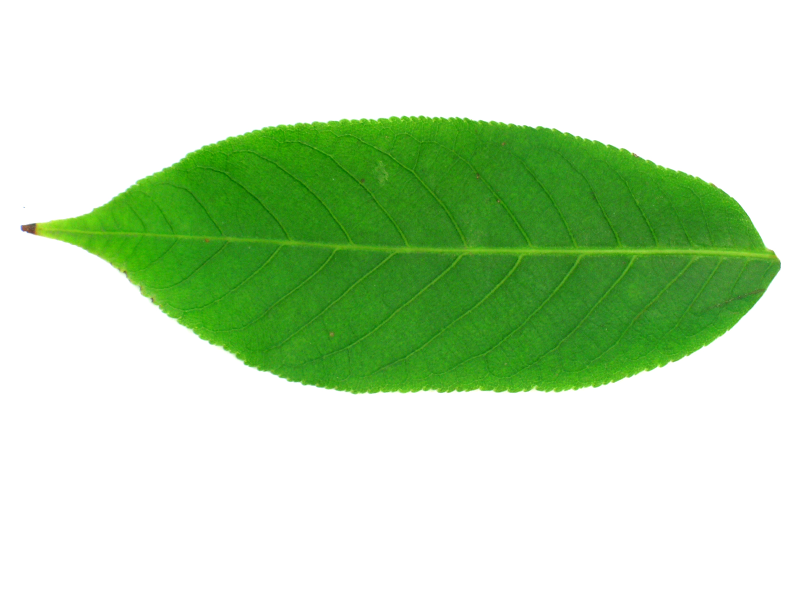
#> input picture leaf_dataset/Acer_palmatum/1061.jpg, 1600 x 1200 px (shown at 1/2 size); its folder holds only this picture in this run
$ python leaf_classification.py
#> lines starting #> are read from the running program, lines starting #| are printed output that depends on the picture
# [114 lines of commented-out code are left out]
import numpy as np
from skimage import io, filters, transform
from skimage.color import rgb2gray, rgba2rgb
import os
from collections import Counter
from sklearn.model_selection import train_test_split
from sklearn.ensemble import RandomForestClassifier
from sklearn.metrics import accuracy_score
from sklearn.preprocessing import StandardScaler

def extract_features(image_path, resize_shape=(128, 128)):
    """
    Extract features from an image using Sobel edges and multiple Gabor filters.
    Features include the mean and standard deviation of Sobel edge responses as well
    as the means and standard deviations of several Gabor filter responses.
    """
#> called with image_path = 'leaf_dataset/Acer_palmatum/1061.jpg', resize_shape = (128, 128)
    image = io.imread(image_path)
#> image is the input picture: shape (1200, 1600, 3); mean R, G, B 194.4, 222.4, 185
    if len(image.shape) == 3:
        if image.shape[2] == 4:
            image = rgba2rgb(image)
        image = rgb2gray(image)
#> image: shape (1200, 1600) float64
    elif len(image.shape) == 2:
        pass
    else:
        raise ValueError(f"Unexpected image shape: {image.shape}")

    image = transform.resize(image, resize_shape, anti_aliasing=True)
#> image: shape (128, 128) float64

    sobel_edges = filters.sobel(image)
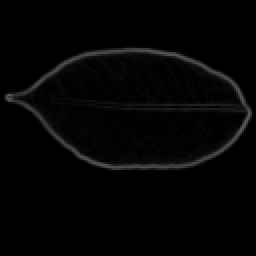
#> sobel_edges: shape (128, 128) float64 (shown 2 times larger); min 0, max 0.367, mean 0.0166
    edge_mean = np.mean(sobel_edges)
#> edge_mean = 0.0166
    edge_std = np.std(sobel_edges)
#> edge_std = 0.0493

    gabor_features = []
    frequencies = [0.1, 0.3, 0.5]
    thetas = [0, np.pi/4, np.pi/2, 3*np.pi/4]
    for freq in frequencies:
        for theta in thetas:
            response, _ = filters.gabor(image, frequency=freq, theta=theta)
            gabor_features.append(np.mean(response))
            gabor_features.append(np.std(response))
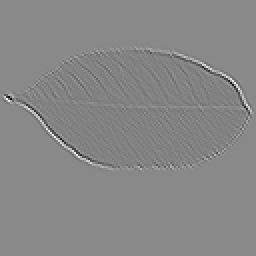
#> response: shape (128, 128) float64 (shown 2 times larger); min -0.0198, max 0.0208, mean 0.00172; drawn with min black and max white
#> after the loop, gabor_features = [0.000807, 0.00247, 0.000492, 0.00634, 0.000807, 0.00964, 0.000492, 0.00686, 0.0014, 0.00134, 0.000953, 0.00258, 0.0014, 0.00414, 0.000953, 0.00272, 0.0033, 0.00182, 0.00172, 0.00144, 0.0033, 0.004, 0.00172, 0.0015]

    features = np.array([edge_mean, edge_std] + gabor_features)
#> features = 26 values, max 0.0493 at index 1, min 0.000492 at index 4, mean 0.00492

    if np.isnan(features).any():
        raise ValueError(f"NaN values encountered in features for image: {image_path}")

    return features

def load_dataset(data_dir):
    """
    Load dataset by iterating over species directories within data_dir.
    The directories are sorted for a consistent species-to-index mapping.
    Only images that yield valid features (without NaN values) are included.
    """
    X, y = [], []
    species = sorted([d for d in os.listdir(data_dir) if os.path.isdir(os.path.join(data_dir, d))])

    sample_counts = {}
    valid_counts = {}

    for i, species_name in enumerate(species):
        species_path = os.path.join(data_dir, species_name)
        image_names = [img for img in os.listdir(species_path) if os.path.isfile(os.path.join(species_path, img))]
        sample_counts[species_name] = len(image_names)
        valid_counts[species_name] = 0

        if image_names:
            for image_name in image_names:
                image_path = os.path.join(species_path, image_name)
                try:
                    features = extract_features(image_path)
                    X.append(features)
                    y.append(i)
                    valid_counts[species_name] += 1
                except Exception as e:
                    print(f"Skipping {image_path}: {e}")
#> pass 2 of the loop in load_dataset, `for i, species_name in enumerate(species):`:
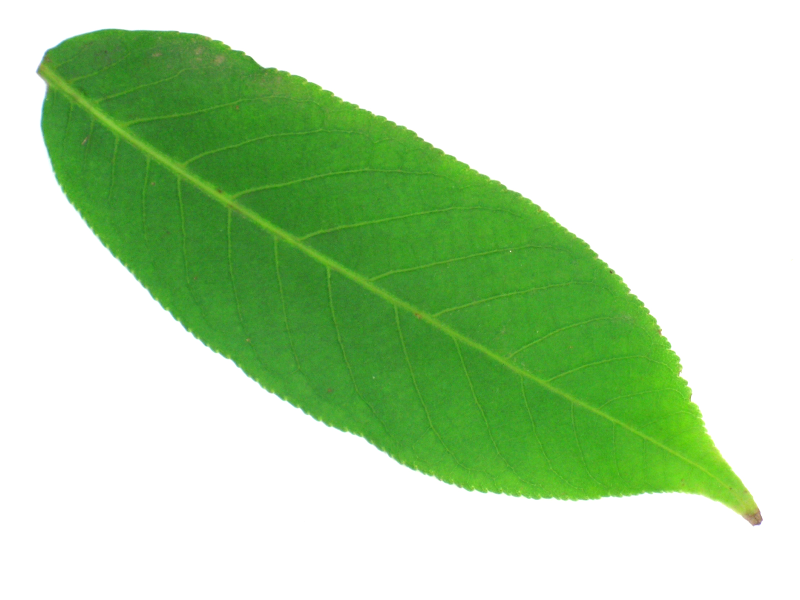
#> input picture leaf_dataset/Acer_pseudoplatanus/1119.jpg, 1600 x 1200 px (shown at 1/2 size)
#> in extract_features, image is the input picture: shape (1200, 1600, 3); mean R, G, B 185.4, 217.4, 175.1
#> in extract_features (call 2), `sobel_edges = filters.sobel(image)`:
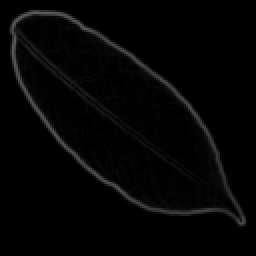
#> sobel_edges: shape (128, 128) float64 (shown 2 times larger); min 0, max 0.363, mean 0.0182
#> edge_mean = 0.0182
#> edge_std = 0.0504
#> thetas = [0, 0.785, 1.57, 2.36]
#> after the loop in extract_features (call 2), `for freq in frequencies:`:
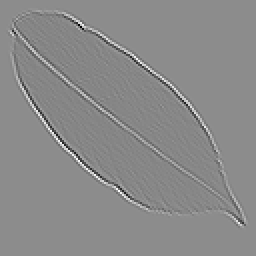
#> response: shape (128, 128) float64 (shown 2 times larger); min -0.0222, max 0.0217, mean 0.00167; drawn with min black and max white
#> after the loop in extract_features (call 2), `for freq in frequencies:`: gabor_features = [0.000783, 0.0054, 0.000478, 0.00251, 0.000783, 0.00628, 0.000477, 0.0113, 0.00136, 0.00231, 0.000925, 0.00142, 0.00136, 0.00269, 0.000925, 0.00482, 0.00321, 0.00255, 0.00167, 0.00109, 0.00321, 0.00278, 0.00167, 0.0023]
#> in extract_features (call 2), `features = np.array([edge_mean, edge_std] + gabor_features)`: features = 26 values, max 0.0504 at index 1, min 0.000477 at index 8, mean 0.00504

    print("Total samples per species:", sample_counts)
    print("Valid samples per species (after filtering):", valid_counts)

    return np.array(X), np.array(y), species

if __name__ == "__main__":
    data_dir = "leaf_dataset"

    X, y, species_names = load_dataset(data_dir)
#> y = [0, 1]; species_names = ['Acer_palmatum', 'Acer_pseudoplatanus']

    print("\nFeature summaries by species:")
    for idx, name in enumerate(species_names):
        species_features = X[y == idx]
        if species_features.size == 0:
            print(f"Species: {name} has no valid features.\n")
            continue
        print(f"Species: {name}")
        print("Mean of features:", np.mean(species_features, axis=0))
        print("Std of features:", np.std(species_features, axis=0), "\n")
#> this loop made 2 passes
#> (printed output is left out)

    X_train, X_test, y_train, y_test = train_test_split(X, y, test_size=0.2, random_state=42)
#> y_train = [0]; y_test = [1]

    scaler = StandardScaler()
    X_train = scaler.fit_transform(X_train)
    X_test = scaler.transform(X_test)

    clf = RandomForestClassifier(n_estimators=100, random_state=42, class_weight='balanced')
    clf.fit(X_train, y_train)

    y_pred = clf.predict(X_test)
#> y_pred = [0]
    accuracy = accuracy_score(y_test, y_pred)
#> accuracy = 0
    print(f"Accuracy on test set: {accuracy:.2f}")
#| Accuracy on test set: 0.00

    new_image_path = "boss.png"
    try:
        if not os.path.isfile(new_image_path):
            raise FileNotFoundError(f"Image file not found: {new_image_path}")
        new_features = extract_features(new_image_path)
#> call 3 of extract_features, with image_path = 'boss.png', resize_shape = (128, 128)
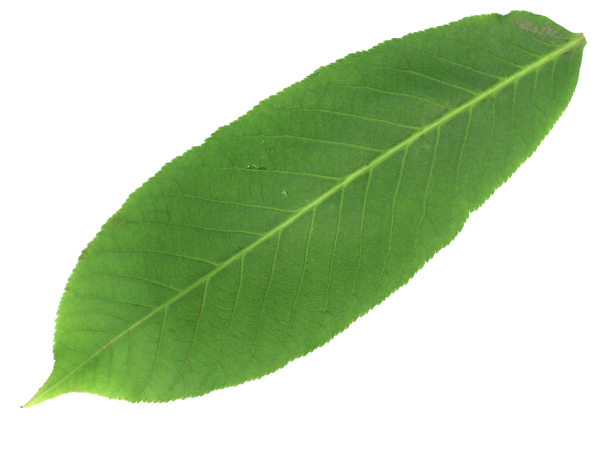
#> input picture boss.png, 1214 x 897 px (shown at 1/2 size)
#> in extract_features, image is the input picture: shape (897, 1214, 4); mean R, G, B, A 187.4, 208.6, 173.4, 255
#> in extract_features (call 3), `image = rgb2gray(image)`:
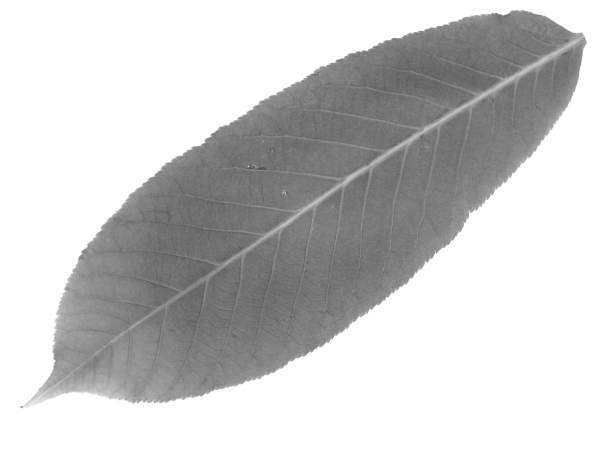
#> image: shape (897, 1214) float64 (shown at 1/2 size); min 0.314, max 1, mean 0.79
#> in extract_features (call 3), `image = transform.resize(image, resize_shape, anti_aliasing=True)`:
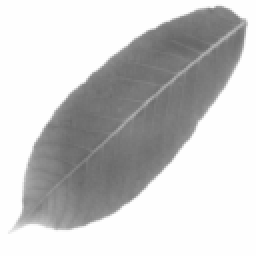
#> image: shape (128, 128) float64 (shown 2 times larger); min 0.396, max 1, mean 0.79
#> in extract_features (call 3), `sobel_edges = filters.sobel(image)`:
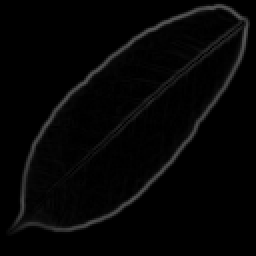
#> sobel_edges: shape (128, 128) float64 (shown 2 times larger); min 1.96e-17, max 0.348, mean 0.0203
#> in extract_features (call 3), `edge_mean = np.mean(sobel_edges)`: edge_mean = 0.0203
#> in extract_features (call 3), `edge_std = np.std(sobel_edges)`: edge_std = 0.0529
#> after the loop in extract_features (call 3), `for freq in frequencies:`:
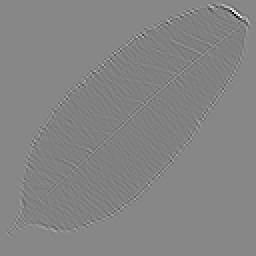
#> response: shape (128, 128) float64 (shown 2 times larger); min -0.0213, max 0.0228, mean 0.00162; drawn with min black and max white
#> after the loop in extract_features (call 3), `for freq in frequencies:`: gabor_features = [0.000761, 0.00498, 0.000462, 0.012, 0.000761, 0.00537, 0.000466, 0.00279, 0.00132, 0.00247, 0.000899, 0.00572, 0.00132, 0.00253, 0.000899, 0.00148, 0.00312, 0.00278, 0.00162, 0.0029, 0.00312, 0.00298, 0.00162, 0.00121]
#> in extract_features (call 3), `features = np.array([edge_mean, edge_std] + gabor_features)`: features = 26 values, max 0.0529 at index 1, min 0.000462 at index 4, mean 0.00526
#> new_features has the same summary as features in extract_features
        new_features = scaler.transform([new_features])
        predicted_species = clf.predict(new_features)[0]
#> predicted_species = 0
        print(f"Predicted species for new image: {species_names[predicted_species]}")
#| Predicted species for new image: Acer_palmatum
    except FileNotFoundError as e:
        print(e)
    except Exception as e:
        print(f"Error processing new image {new_image_path}: {e}")
